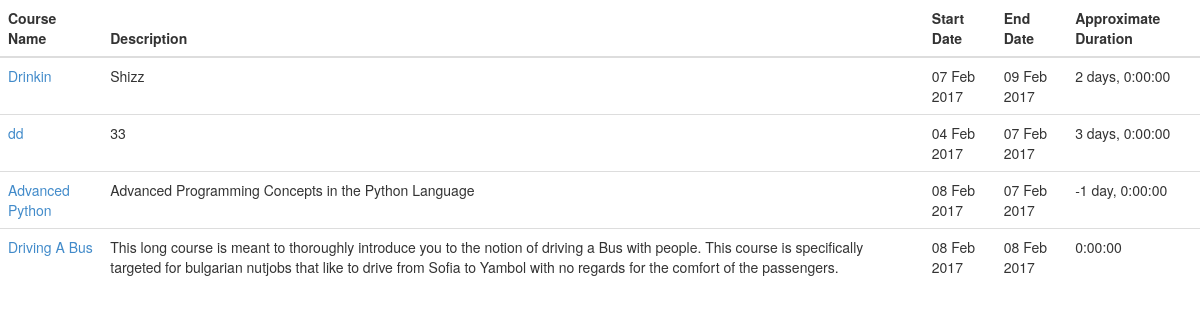
The page / on the database its author committed.
### course_management_app/models.py (models this page shows, shortened)
class Course(models.Model):
    name = models.TextField(unique=True)
    description = models.TextField()
    start_date = models.DateTimeField()
    end_date = models.DateTimeField()
    def get_absolute_url(self):
        return reverse('view_course', args=[self.name])

### course_management_app/views.py (the view)
# urls.py: url(r'^$', views.index, name='index'),
def index(request: HttpRequest):
    courses = []
    for course in Course.objects.all():
        course.duration = (course.end_date - course.start_date)
        courses.append(course)
    return render(request, 'index.html', {'courses': courses})

### course_management_app/templates/index.html
{% extends 'base.html' %}
{% load timedelta_filter %}
{% block body %}
    <table class="table table-hover">
        <thead>
            <tr>
                <th>Course Name</th>
                <th>Description</th>
                <th>Start Date</th>
                <th>End Date</th>
                <th>Approximate Duration</th>
            </tr>
        </thead>
        <tbody>
            {% for course in courses %}
                <tr>
                    <td><a href="{{ course.get_absolute_url }}">{{ course.name }}</a></td>
                    <td>{{ course.description }}</td>
                    <td>{{ course.start_date|date:"d M Y" }}</td>
                    <td>{{ course.end_date|date:"d M Y" }}</td>
                    <td>{{ course.duration|timedelta:"{days} days" }}</td>
                </tr>
            {% endfor %}
        </tbody>
    </table>
{% endblock %}

### course_management_app/templates/base.html (shortened to what this page needs)
<!DOCTYPE html>
<html lang="en">
<head>
    <link href="/static/site.css" rel="stylesheet" type="text/css"/>
    <link href="/static/bootstrap/css/bootstrap.min.css" rel="stylesheet" type="text/css">
    <link href="https://cdnjs.cloudflare.com/ajax/libs/bootstrap-datepicker/1.6.4/css/bootstrap-datepicker3.standalone.css" rel="stylesheet" type="text/css">
</head>
<body>
    {% block body %}
    {% endblock %}
</body>
</html>

### rows shown on the page
Course: name "Drinkin", description "Shizz", start_date "07 Feb 2017", end_date "09 Feb 2017", duration "2 days, 0:00:00"
Course: name "dd", description "33", start_date "04 Feb 2017", end_date "07 Feb 2017", duration "3 days, 0:00:00"
Course: name "Advanced Python", description "Advanced Programming Concepts in the Python Language", start_date "08 Feb 2017", end_date "07 Feb 2017", duration "-1 day, 0:00:00"
Course: name "Driving A Bus", description "This long course is meant to thoroughly introduce you to the notion of driving a Bus with people. This course is specifically targeted for bulgarian nutjobs that like to drive from Sofia to Yambol with no regards for the comfort of the passengers.", start_date "08 Feb 2017", end_date "08 Feb 2017", duration "0:00:00"
